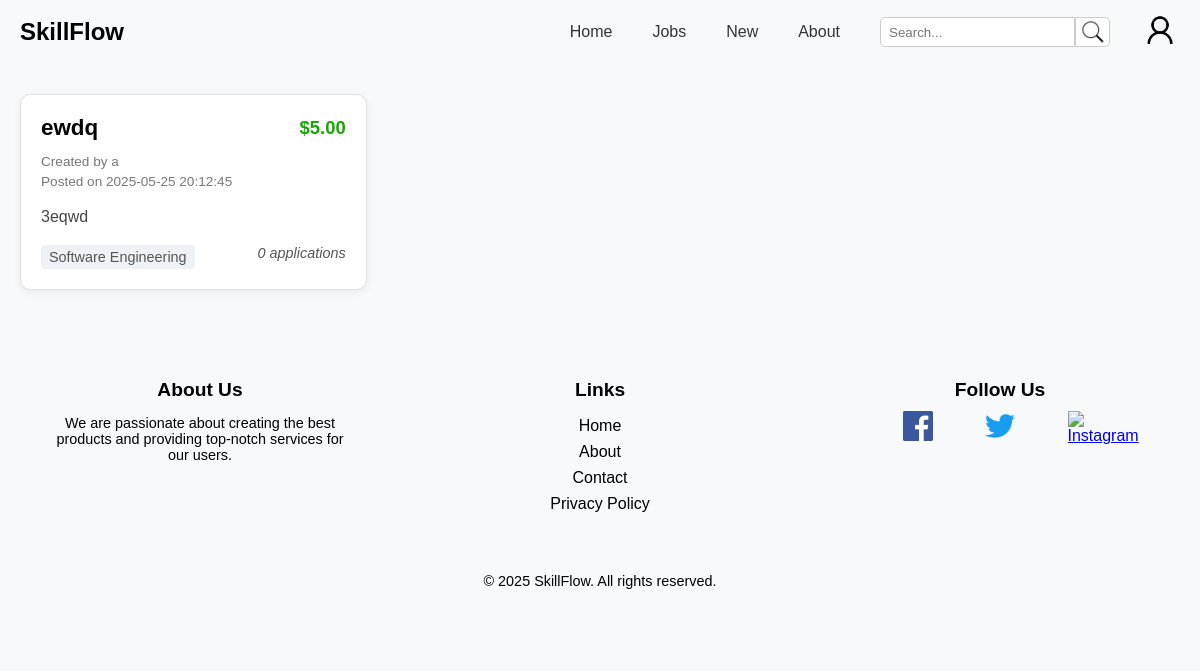
Page /Pages/jobs_by_category.php?category=Software Engineering (signed in) on the earlier database version.
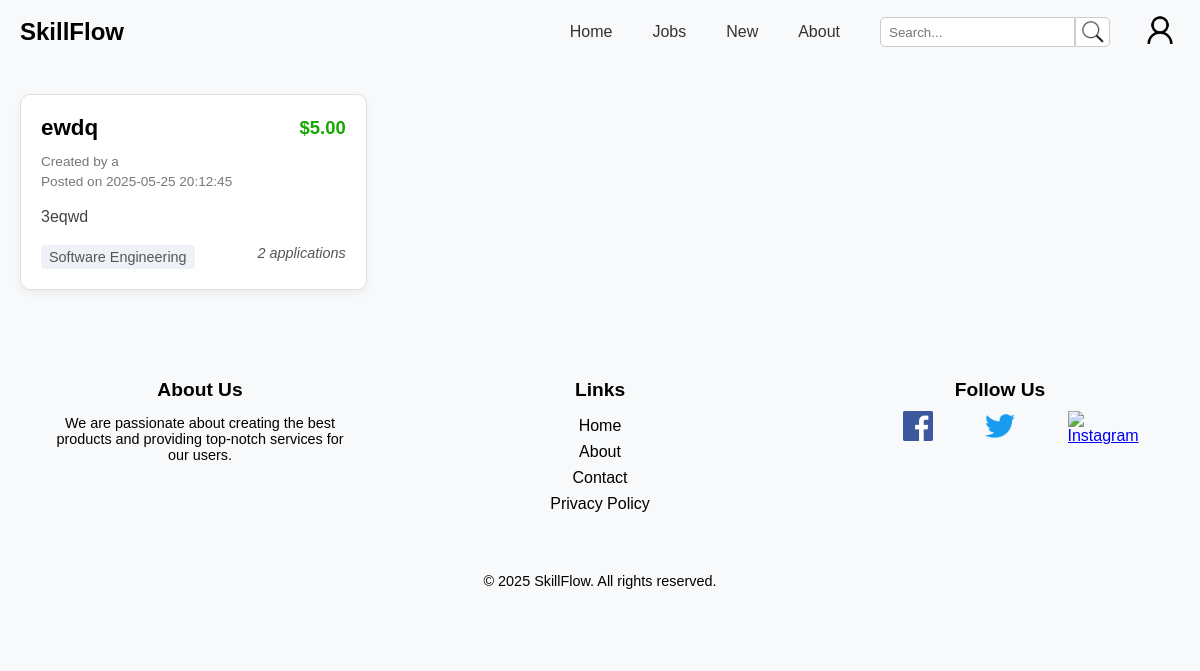
Same page on the later database version.
### tables this page shows
CREATE TABLE "Service" (
    id INTEGER PRIMARY KEY AUTOINCREMENT,
    name TEXT NOT NULL,
    description TEXT NOT NULL,
    price REAL NOT NULL,
    created_at TIMESTAMP,
    number_applications INTEGER DEFAULT 0,
    category TEXT NOT NULL,
    buyer_id INTEGER NOT NULL,
    worker_id INTEGER,  -- NULL permitido
    state TEXT NOT NULL DEFAULT "hiring",
    FOREIGN KEY (buyer_id) REFERENCES User(id)
        ON DELETE CASCADE,
    FOREIGN KEY (worker_id) REFERENCES User(id)
        ON DELETE CASCADE,
    FOREIGN KEY (category) REFERENCES Category(name)
        ON DELETE CASCADE
);

CREATE TABLE "User" (
    id INTEGER PRIMARY KEY AUTOINCREMENT NOT NULL,
    name TEXT NOT NULL,
    email TEXT NOT NULL UNIQUE,
    password TEXT NOT NULL,
    created_at TEXT,
    level INTEGER NOT NULL DEFAULT 0,
    birth_date TEXT NOT NULL,
    profile_picture_id INTEGER,
    phone TEXT NOT NULL,
    nr_bank_account TEXT NOT NULL,
    address TEXT NOT NULL,
    rate INTEGER DEFAULT 0, 
    description TEXT DEFAULT '',
    user_type TEXT NOT NULL DEFAULT 'user',
    FOREIGN KEY (profile_picture_id) REFERENCES Images(id)
        ON DELETE SET NULL
    );

### database/serviceClass.php (called while the page is built, shortened)
<?php
class Service {
    public function __construct(int $id, string $name, string $description, float $price, string $created_at, int $number_applications, string $category, int $buyer_id, ?int $worker_id)
    {
        $this->id = $id;
        $this->name = $name;
        $this->description = $description;
        $this->price = $price;
        $this->created_at = $created_at;
        $this->number_applications = $number_applications;
        $this->category = $category;
    }
    static function getServicesByCategory(PDO $db, string $category) : array {
        $stmt = $db->prepare('
            SELECT id, name, description, price, created_at, number_applications, category, buyer_id, worker_id
            FROM Service
            WHERE category = ?
        ');
        $stmt->execute(array($category));
        $services = $stmt->fetchAll();
        $serviceObjects = [];
        foreach ($services as $service) {
            $serviceObjects[] = new Service(
                $service['id'],
                $service['name'],
                $service['description'],
                $service['price'],
                $service['created_at'],
                $service['number_applications'],
                $service['category'],
                $service['buyer_id'],
                $service['worker_id']
            );
        }
        return $serviceObjects;
    }
}
?>

### database/userClass.php (called while the page is built, shortened)
<?php
class User {
    public function __construct(
        int $id,
        string $name,
        string $email,
        string $password,
        string $created_at,
        int $level,
        string $birth_date,
        string $phone,
        string $nr_bank_account,
        string $address,
        ?float $rate,
        ?string $description,
        string $user_type,
        ?int $profile_picture_id = null
    )
    {
        $this->name = $name;
    }
    static function getUser(PDO $db, int $id) : ?User {
        $stmt = $db->prepare('
            SELECT id, name, email, password, created_at, level, birth_date, phone, nr_bank_account, address, rate, description, user_type, profile_picture_id
            FROM User
            WHERE id = ?
        ');
        $stmt->execute(array($id));
        $user = $stmt->fetch();
        return new User(
            $user['id'],
            $user['name'],
            $user['email'],
            $user['password'],
            $user['created_at'],
            $user['level'],
            $user['birth_date'],
            $user['phone'],
            $user['nr_bank_account'],
            $user['address'],
            $user['rate'],
            $user['description'],
            $user['user_type'],
            $user['profile_picture_id'] ?? null
        );
    }
}
?>

### Utils/Session.php (called while the page is built, shortened)
<?php
  class Session {
    public function getId() : ?int {
      return isset($_SESSION['id']) ? $_SESSION['id'] : null;
    }
  }
?>

### Templates/common_template.php (the view, shortened to what the changed rows need)
<?php
function drawHeader(Session $session) {
    ?>
    <!DOCTYPE html>
    <html lang="en">
    <head>
        <link rel="stylesheet" href="../css/navbar.css" />
        <link rel="stylesheet" href="../css/jobs.css" />
        <link rel="stylesheet" href="../css/footer.css" />
        <link rel="stylesheet" href="../css/service.css" />
    </head>
    <body>
                    <?php if ($session->isLoggedIn()): ?>
                            <?php
                                require_once(__DIR__ . '/../database/connection.php');
                                require_once(__DIR__ . '/../database/userClass.php');
                            ?>
                    <?php else: ?>
                    <button class="login" id="loginButton" onclick="window.location.href='login.php'">Log in</button>
                    <button class="signup" id="signupButton" onclick="window.location.href='register.php'">Sign up</button>
                    <?php endif; ?>
    <?php
}
function drawFooter() {
    ?>
    </body>
    </html>
    <?php
}
function draw_service(Service $service, User $user) {
    if ($user->id === $service->buyer_id) {
        $url =  "view_my_job.php?jobId=" . urlencode($service->id) .
                "&jobTitle=" . urlencode($service->name) .
                "&jobDescription=" . urlencode($service->description) .
                "&category=" . urlencode($service->category) .
                "&budget=" . urlencode($service->price);
    } else {
        $url = "apply_to_job.php?jobId=" . urlencode($service->id) .
               "&jobTitle=" . urlencode($service->name) .
               "&jobDescription=" . urlencode($service->description) .
               "&category=" . urlencode($service->category) .
               "&budget=" . urlencode($service->price);
    }
    ?>
    <a href="<?= $url ?>" class="service-card2">
      <div class="service-card2__header">
        <h2 class="service-card2__title"><?= htmlspecialchars($service->name) ?></h2>
        <span class="service-card2__price">$<?= number_format($service->price, 2) ?></span>
      </div>
      <div class="service-card2__meta">
        <span class="service-card2__author">Created by <?= htmlspecialchars($user->name) ?></span>
        <span class="service-card2__date">Posted on <?= htmlspecialchars($service->created_at) ?></span>
      </div>
      <p class="service-card2__desc">
        <?= nl2br(htmlspecialchars($service->description)) ?>
      </p>
      <div class="service-card2__footer">
        <span class="service-card2__category"><?= htmlspecialchars($service->category) ?></span>
        <span class="service-card2__apps"><?= $service->number_applications ?> applications</span>
      </div>
    </a>
    <?php
}
    ?>

### Pages/jobs_by_category.php
<?php
require_once('../Templates/common_template.php');
require_once(__DIR__ . '/../Utils/Session.php');
require_once(__DIR__ . '/../database/connection.php');
require_once(__DIR__ . '/../database/serviceClass.php');
require_once(__DIR__ . '/../database/userClass.php');
$session = new Session();
$db = getDatabaseConnection();
$user = User::getUser($db, $session->getId());
$category = $_GET['category'] ?? null;
$services = Service::getServicesByCategory($db, $category);
drawHeader($session);
?>
<div class="services-container">
  <?php foreach ($services as $service): ?>
    <?php draw_service($service, $user); ?>
  <?php endforeach; ?>
</div>
<?php
drawFooter();
?>

Differences in the rows shown:
changed service "ewdq": number_applications "0" → "2"
